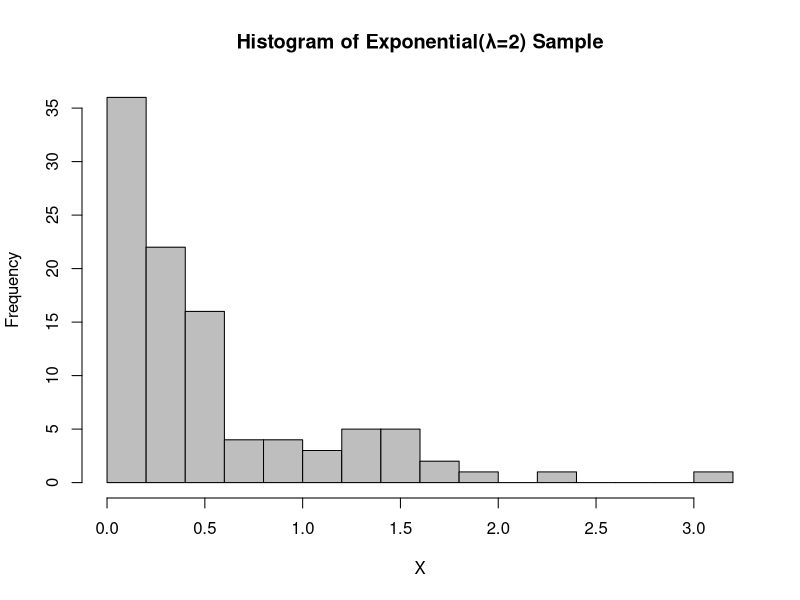
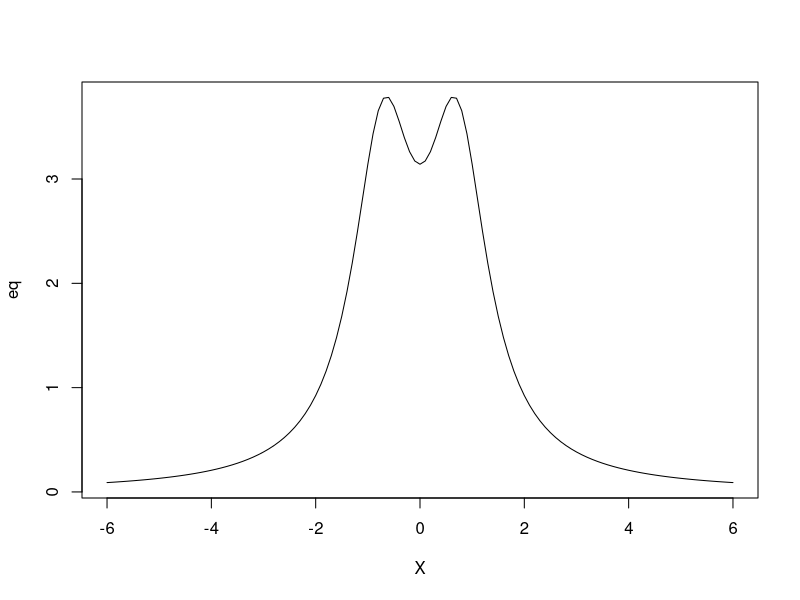
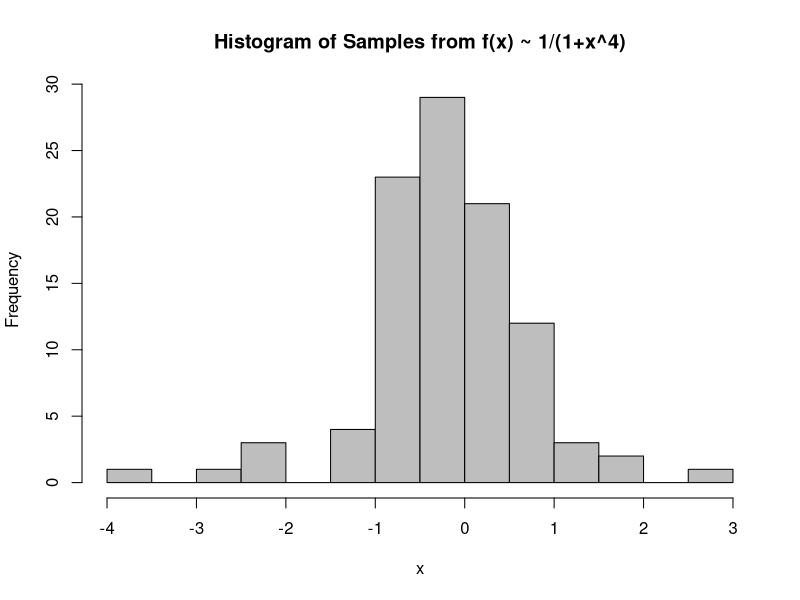
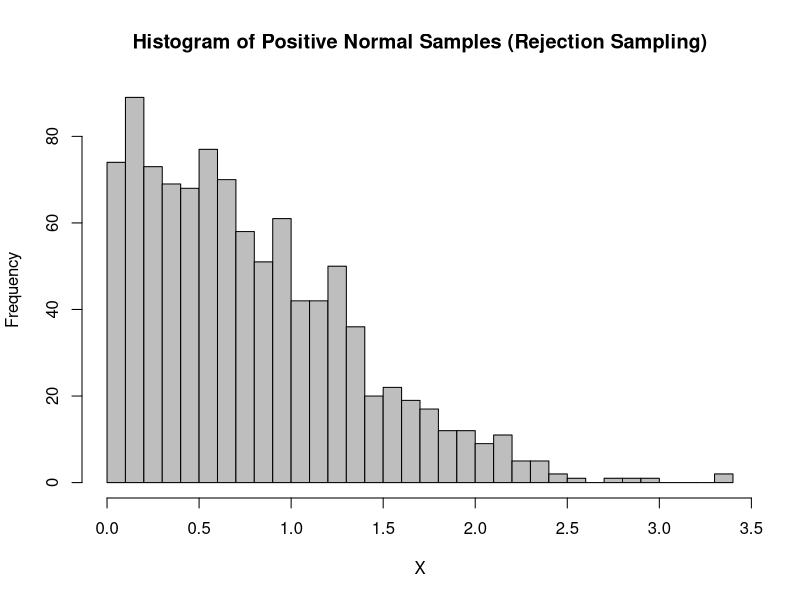
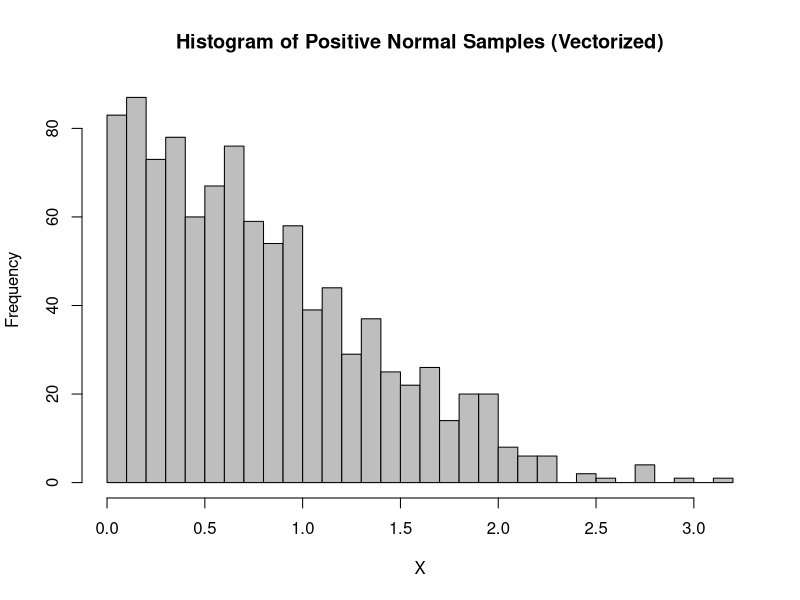
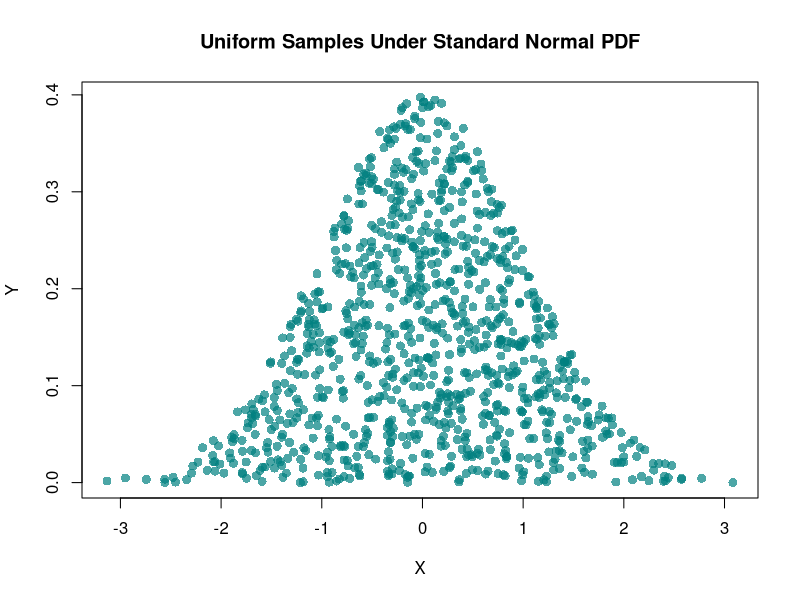
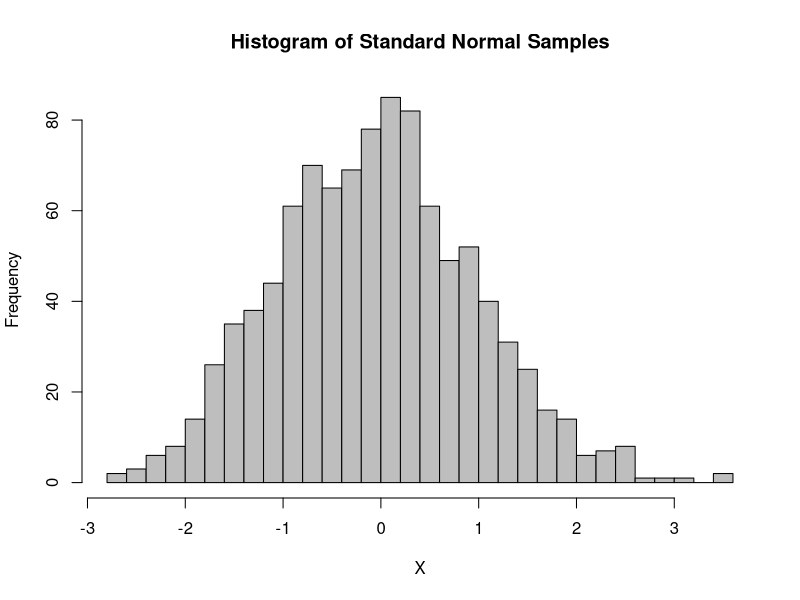
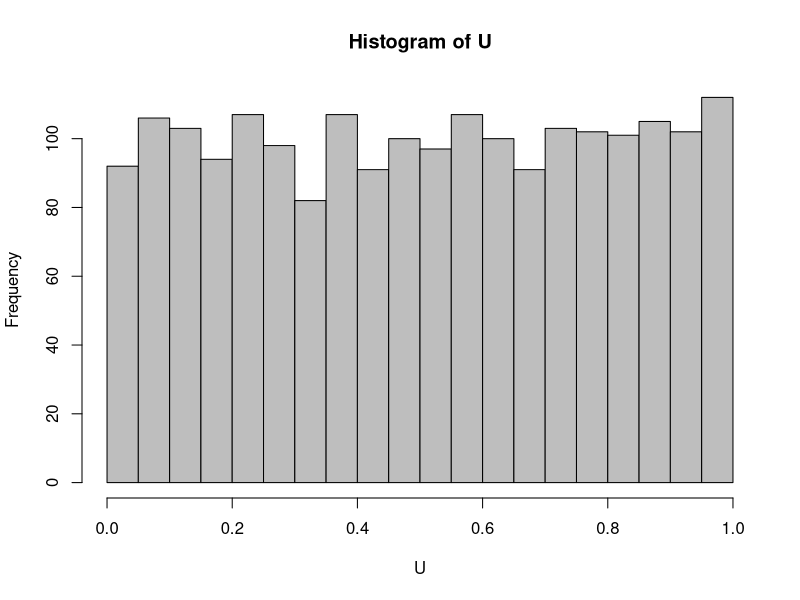

Recreate these plots in R, in order.
## ---- chunk 1
knitr::opts_chunk$set(echo = TRUE)
## ---- chunk 2
# slide 6
U <- runif(1, min = 0, max = 1)
if (U < 1/6) {
  X <- 1
} else if (U < 1/2) {
  X <- 2
} else {
  X <- 3
}
print(X)

# slide 9
k <- 50
U <- runif(1, min = 0, max = 1)
X <- floor(k * U)
print(X)

# slide 10
n <- 10
p <- 0.4
U <- runif(1, min = 0, max = 1)
X <- ceiling(log(1-U) / log(p))
print(X)
## ---- chunk 3
# slide 5
n <- 5
U <- runif(n, min = 0, max = 1)
X <- (16*U)^(1/4)
print(X)

# slide 7
n <- 100
lambda <- 2
U <- runif(n, min = 0, max = 1)
X <- -log(1-U)/lambda
print(X)
hist(X, breaks = 15, main = "Histogram of Exponential(λ=2) Sample", 
     xlab = "X", ylab = "Frequency", col = "grey", border = "black")

## ---- chunk 4
# slide 11
counter <- 1
U <- vector()
A <- vector()

for (i in c(1:2000)) {
  U[i] <- runif(1)
  D <- runif(1)
  if (D < U[i]) {
    A[counter] <- U[i]
    counter <- counter + 1
  }
}
accepted <- counter - 1

# Histogram of all proposals
png("Chapter1-Rejection-Sampling-HistogramU.png", width = 4096, height = 2160, res = 300)  # high resolution
hist(U,breaks = 20, main = "Histogram of U",
     xlab = "U", ylab = "Frequency", col = "grey", border = "black")
dev.off()  # close the device

# Histogram of accepted values
png("Chapter1-Rejection-Sampling-HistogramX.png", width = 4096, height = 2160, res = 300)  # high resolution
hist(A, breaks = 20, main = "Histogram of X",
     xlab = "X", ylab = "Frequency", col = "grey", border = "black")
dev.off()  # close the device

# slide 16
X <- seq(-6, 6, 0.1)
eq = pi*(1+X^2) / (1+X^4)
plot(X, eq, type='l')

# slide 17
n <- 100
counter <- 1
c <- 3.8
target_samples <- vector()

while (counter < n+1) {
  U <- runif(2)
  proposal <- tan(pi*U[1])
  f <- 1 / (1 + proposal^4)
  g <- 1 / (pi * (1 + proposal^2))
  
  if (U[2] < f/(c*g)) {
    target_samples[counter] <- proposal
    counter <- counter+1
  }
}

hist(target_samples, breaks = 15, main = "Histogram of Samples from f(x) ~ 1/(1+x^4)",
     xlab = "x",ylab = "Frequency", col = "grey", border = "black")

## ---- chunk 5
# slide 2
n <- 1000
counter <- 1
target_sample <- vector()

while (counter < n+1) {
  proposal <- rnorm(1)
  
  if(proposal > 0) {
    target_sample[counter] <- proposal
    counter <- counter+1
  }
}

hist(target_sample, breaks = 30,            
     main = "Histogram of Positive Normal Samples (Rejection Sampling)",
     xlab = "X", ylab = "Frequency", col = "grey", border = "black")


# slide 3
n <- 1000
mu <- 0
sigma <- 1
samples <- rnorm(n*2, mean = mu, sd = sigma)
target_sample <- samples[samples > 0]
target_sample <- target_sample[1:n]

hist(target_sample, breaks = 30,
     main = "Histogram of Positive Normal Samples (Vectorized)",
     xlab = "X", ylab = "Frequency", col = "grey", border = "black")
## ---- chunk 6
n <- 1000
X <- rnorm(n)
Z <- dnorm(X)
Y <- runif(n, min = 0, max = Z)

plot(X, Y, pch = 16, col = rgb(0, 0.5, 0.5, alpha = 0.7),  
     xlab = "X", ylab = "Y", cex = 1.2,
     main = "Uniform Samples Under Standard Normal PDF")                          
## ---- chunk 7
n <- 1000
m <- n/2
X <- vector()
R <- vector()
U <- runif(m, min=0, max =1)
Theta <- 
  runif(m, min=0, max = 2*pi) 

for (i in c(1:m)) {
  R[i] <- sqrt(-2*log(U[i])) 
  X[2*i-1]<- R[i]*cos(Theta[i]) 
  X[2*i]<- R[i]*sin(Theta[i])
} 

hist(X,breaks = 30, xlab = "X", ylab = "Frequency",
     main = "Histogram of Standard Normal Samples", 
     col = "grey", border = "black")
